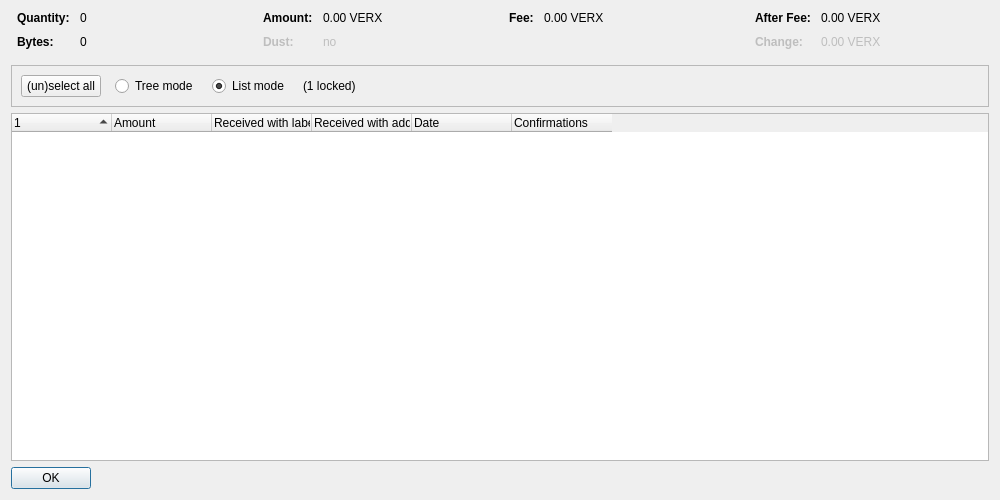
<?xml version="1.0" encoding="UTF-8"?>
<ui version="4.0">
 <class>CoinControlDialog</class>
 <widget class="QDialog" name="CoinControlDialog">
  <property name="geometry">
   <rect>
    <x>0</x>
    <y>0</y>
    <width>1000</width>
    <height>500</height>
   </rect>
  </property>
  <property name="windowTitle">
   <string>Coin Selection</string>
  </property>
  <layout class="QVBoxLayout" name="verticalLayout">
   <item>
    <layout class="QHBoxLayout" name="horizontalLayoutTop" stretch="0,0,0,0">
     <property name="topMargin">
      <number>0</number>
     </property>
     <property name="bottomMargin">
      <number>10</number>
     </property>
     <item>
      <layout class="QFormLayout" name="formLayoutCoinControl1">
       <property name="horizontalSpacing">
        <number>10</number>
       </property>
       <property name="verticalSpacing">
        <number>10</number>
       </property>
       <property name="leftMargin">
        <number>6</number>
       </property>
       <property name="rightMargin">
        <number>6</number>
       </property>
       <item row="0" column="0">
        <widget class="QLabel" name="labelCoinControlQuantityText">
         <property name="font">
          <font>
           <weight>75</weight>
           <bold>true</bold>
          </font>
         </property>
         <property name="text">
          <string>Quantity:</string>
         </property>
        </widget>
       </item>
       <item row="0" column="1">
        <widget class="QLabel" name="labelCoinControlQuantity">
         <property name="cursor">
          <cursorShape>IBeamCursor</cursorShape>
         </property>
         <property name="contextMenuPolicy">
          <enum>Qt::ActionsContextMenu</enum>
         </property>
         <property name="text">
          <string notr="true">0</string>
         </property>
         <property name="textInteractionFlags">
          <set>Qt::LinksAccessibleByMouse|Qt::TextSelectableByKeyboard|Qt::TextSelectableByMouse</set>
         </property>
        </widget>
       </item>
       <item row="1" column="0">
        <widget class="QLabel" name="labelCoinControlBytesText">
         <property name="font">
          <font>
           <weight>75</weight>
           <bold>true</bold>
          </font>
         </property>
         <property name="text">
          <string>Bytes:</string>
         </property>
        </widget>
       </item>
       <item row="1" column="1">
        <widget class="QLabel" name="labelCoinControlBytes">
         <property name="cursor">
          <cursorShape>IBeamCursor</cursorShape>
         </property>
         <property name="contextMenuPolicy">
          <enum>Qt::ActionsContextMenu</enum>
         </property>
         <property name="text">
          <string notr="true">0</string>
         </property>
         <property name="textInteractionFlags">
          <set>Qt::LinksAccessibleByMouse|Qt::TextSelectableByKeyboard|Qt::TextSelectableByMouse</set>
         </property>
        </widget>
       </item>
      </layout>
     </item>
     <item>
      <layout class="QFormLayout" name="formLayoutCoinControl2">
       <property name="horizontalSpacing">
        <number>10</number>
       </property>
       <property name="verticalSpacing">
        <number>10</number>
       </property>
       <property name="leftMargin">
        <number>6</number>
       </property>
       <property name="rightMargin">
        <number>6</number>
       </property>
       <item row="0" column="0">
        <widget class="QLabel" name="labelCoinControlAmountText">
         <property name="font">
          <font>
           <weight>75</weight>
           <bold>true</bold>
          </font>
         </property>
         <property name="text">
          <string>Amount:</string>
         </property>
        </widget>
       </item>
       <item row="0" column="1">
        <widget class="QLabel" name="labelCoinControlAmount">
         <property name="cursor">
          <cursorShape>IBeamCursor</cursorShape>
         </property>
         <property name="contextMenuPolicy">
          <enum>Qt::ActionsContextMenu</enum>
         </property>
         <property name="text">
          <string notr="true">0.00 VERX</string>
         </property>
         <property name="textInteractionFlags">
          <set>Qt::LinksAccessibleByMouse|Qt::TextSelectableByKeyboard|Qt::TextSelectableByMouse</set>
         </property>
        </widget>
       </item>
       <item row="1" column="0">
        <widget class="QLabel" name="labelCoinControlLowOutputText">
         <property name="enabled">
          <bool>false</bool>
         </property>
         <property name="font">
          <font>
           <weight>75</weight>
           <bold>true</bold>
          </font>
         </property>
         <property name="text">
          <string>Dust:</string>
         </property>
        </widget>
       </item>
       <item row="1" column="1">
        <widget class="QLabel" name="labelCoinControlLowOutput">
         <property name="enabled">
          <bool>false</bool>
         </property>
         <property name="cursor">
          <cursorShape>IBeamCursor</cursorShape>
         </property>
         <property name="contextMenuPolicy">
          <enum>Qt::ActionsContextMenu</enum>
         </property>
         <property name="text">
          <string notr="true">no</string>
         </property>
         <property name="textInteractionFlags">
          <set>Qt::LinksAccessibleByMouse|Qt::TextSelectableByKeyboard|Qt::TextSelectableByMouse</set>
         </property>
        </widget>
       </item>
      </layout>
     </item>
     <item>
      <layout class="QFormLayout" name="formLayoutCoinControl3">
       <property name="horizontalSpacing">
        <number>10</number>
       </property>
       <property name="verticalSpacing">
        <number>10</number>
       </property>
       <property name="leftMargin">
        <number>6</number>
       </property>
       <property name="rightMargin">
        <number>6</number>
       </property>
       <item row="0" column="0">
        <widget class="QLabel" name="labelCoinControlFeeText">
         <property name="font">
          <font>
           <weight>75</weight>
           <bold>true</bold>
          </font>
         </property>
         <property name="text">
          <string>Fee:</string>
         </property>
        </widget>
       </item>
       <item row="0" column="1">
        <widget class="QLabel" name="labelCoinControlFee">
         <property name="cursor">
          <cursorShape>IBeamCursor</cursorShape>
         </property>
         <property name="contextMenuPolicy">
          <enum>Qt::ActionsContextMenu</enum>
         </property>
         <property name="text">
          <string notr="true">0.00 VERX</string>
         </property>
         <property name="textInteractionFlags">
          <set>Qt::LinksAccessibleByMouse|Qt::TextSelectableByKeyboard|Qt::TextSelectableByMouse</set>
         </property>
        </widget>
       </item>
      </layout>
     </item>
     <item>
      <layout class="QFormLayout" name="formLayoutCoinControl4">
       <property name="horizontalSpacing">
        <number>10</number>
       </property>
       <property name="verticalSpacing">
        <number>10</number>
       </property>
       <property name="leftMargin">
        <number>6</number>
       </property>
       <property name="rightMargin">
        <number>6</number>
       </property>
       <item row="0" column="0">
        <widget class="QLabel" name="labelCoinControlAfterFeeText">
         <property name="font">
          <font>
           <weight>75</weight>
           <bold>true</bold>
          </font>
         </property>
         <property name="text">
          <string>After Fee:</string>
         </property>
        </widget>
       </item>
       <item row="0" column="1">
        <widget class="QLabel" name="labelCoinControlAfterFee">
         <property name="cursor">
          <cursorShape>IBeamCursor</cursorShape>
         </property>
         <property name="contextMenuPolicy">
          <enum>Qt::ActionsContextMenu</enum>
         </property>
         <property name="text">
          <string notr="true">0.00 VERX</string>
         </property>
         <property name="textInteractionFlags">
          <set>Qt::LinksAccessibleByMouse|Qt::TextSelectableByKeyboard|Qt::TextSelectableByMouse</set>
         </property>
        </widget>
       </item>
       <item row="1" column="0">
        <widget class="QLabel" name="labelCoinControlChangeText">
         <property name="enabled">
          <bool>false</bool>
         </property>
         <property name="font">
          <font>
           <weight>75</weight>
           <bold>true</bold>
          </font>
         </property>
         <property name="text">
          <string>Change:</string>
         </property>
        </widget>
       </item>
       <item row="1" column="1">
        <widget class="QLabel" name="labelCoinControlChange">
         <property name="enabled">
          <bool>false</bool>
         </property>
         <property name="cursor">
          <cursorShape>IBeamCursor</cursorShape>
         </property>
         <property name="contextMenuPolicy">
          <enum>Qt::ActionsContextMenu</enum>
         </property>
         <property name="text">
          <string notr="true">0.00 VERX</string>
         </property>
         <property name="textInteractionFlags">
          <set>Qt::LinksAccessibleByMouse|Qt::TextSelectableByKeyboard|Qt::TextSelectableByMouse</set>
         </property>
        </widget>
       </item>
      </layout>
     </item>
    </layout>
   </item>
   <item>
    <widget class="QFrame" name="frame">
     <property name="minimumSize">
      <size>
       <width>0</width>
       <height>40</height>
      </size>
     </property>
     <property name="frameShape">
      <enum>QFrame::StyledPanel</enum>
     </property>
     <property name="frameShadow">
      <enum>QFrame::Sunken</enum>
     </property>
     <layout class="QHBoxLayout" name="horizontalLayout">
      <item>
       <layout class="QHBoxLayout" name="horizontalLayoutPanel" stretch="0,0,0,0,0">
        <property name="spacing">
         <number>14</number>
        </property>
        <item>
         <widget class="QPushButton" name="pushButtonSelectAll">
          <property name="sizePolicy">
           <sizepolicy hsizetype="Maximum" vsizetype="Fixed">
            <horstretch>0</horstretch>
            <verstretch>0</verstretch>
           </sizepolicy>
          </property>
          <property name="text">
           <string>(un)select all</string>
          </property>
          <property name="autoDefault">
           <bool>false</bool>
          </property>
         </widget>
        </item>
        <item>
         <widget class="QRadioButton" name="radioTreeMode">
          <property name="sizePolicy">
           <sizepolicy hsizetype="Maximum" vsizetype="Fixed">
            <horstretch>0</horstretch>
            <verstretch>0</verstretch>
           </sizepolicy>
          </property>
          <property name="text">
           <string>Tree mode</string>
          </property>
         </widget>
        </item>
        <item>
         <widget class="QRadioButton" name="radioListMode">
          <property name="sizePolicy">
           <sizepolicy hsizetype="Maximum" vsizetype="Fixed">
            <horstretch>0</horstretch>
            <verstretch>0</verstretch>
           </sizepolicy>
          </property>
          <property name="text">
           <string>List mode</string>
          </property>
          <property name="checked">
           <bool>true</bool>
          </property>
         </widget>
        </item>
        <item>
         <widget class="QLabel" name="labelLocked">
          <property name="text">
           <string notr="true">(1 locked)</string>
          </property>
         </widget>
        </item>
        <item>
         <spacer name="horizontalSpacer">
          <property name="orientation">
           <enum>Qt::Horizontal</enum>
          </property>
          <property name="sizeHint" stdset="0">
           <size>
            <width>40</width>
            <height>20</height>
           </size>
          </property>
         </spacer>
        </item>
       </layout>
      </item>
     </layout>
    </widget>
   </item>
   <item>
    <widget class="CoinControlTreeWidget" name="treeWidget">
     <property name="contextMenuPolicy">
      <enum>Qt::CustomContextMenu</enum>
     </property>
     <property name="sortingEnabled">
      <bool>false</bool>
     </property>
     <property name="columnCount">
      <number>6</number>
     </property>
     <attribute name="headerShowSortIndicator" stdset="0">
      <bool>true</bool>
     </attribute>
     <attribute name="headerStretchLastSection">
      <bool>false</bool>
     </attribute>
     <column>
      <property name="text">
       <string/>
      </property>
     </column>
     <column>
      <property name="text">
       <string>Amount</string>
      </property>
     </column>
     <column>
      <property name="text">
       <string>Received with label</string>
      </property>
     </column>
     <column>
      <property name="text">
       <string>Received with address</string>
      </property>
     </column>
     <column>
      <property name="text">
       <string>Date</string>
      </property>
     </column>
     <column>
      <property name="text">
       <string>Confirmations</string>
      </property>
      <property name="toolTip">
       <string>Confirmed</string>
      </property>
     </column>
     <column>
      <property name="text">
       <string/>
      </property>
     </column>
     <column>
      <property name="text">
       <string/>
      </property>
     </column>
     <column>
      <property name="text">
       <string/>
      </property>
     </column>
     <column>
      <property name="text">
       <string/>
      </property>
     </column>
    </widget>
   </item>
   <item>
    <widget class="QDialogButtonBox" name="buttonBox">
     <property name="sizePolicy">
      <sizepolicy hsizetype="Maximum" vsizetype="Fixed">
       <horstretch>0</horstretch>
       <verstretch>0</verstretch>
      </sizepolicy>
     </property>
     <property name="orientation">
      <enum>Qt::Horizontal</enum>
     </property>
     <property name="standardButtons">
      <set>QDialogButtonBox::Ok</set>
     </property>
    </widget>
   </item>
  </layout>
 </widget>
 <customwidgets>
  <customwidget>
   <class>CoinControlTreeWidget</class>
   <extends>QTreeWidget</extends>
   <header>qt/coincontroltreewidget.h</header>
  </customwidget>
 </customwidgets>
 <resources/>
 <connections/>
</ui>
